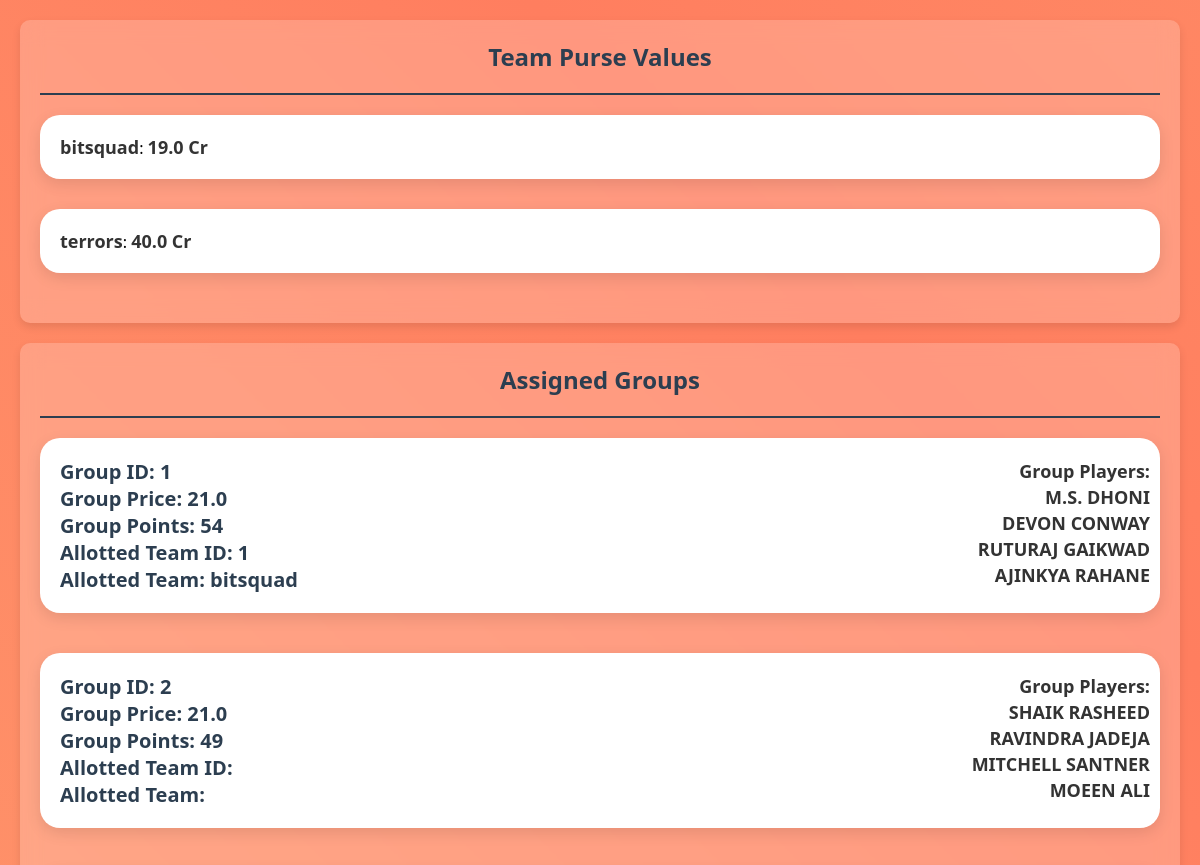
Page /groups/ (signed in, upper part) on the earlier database version.
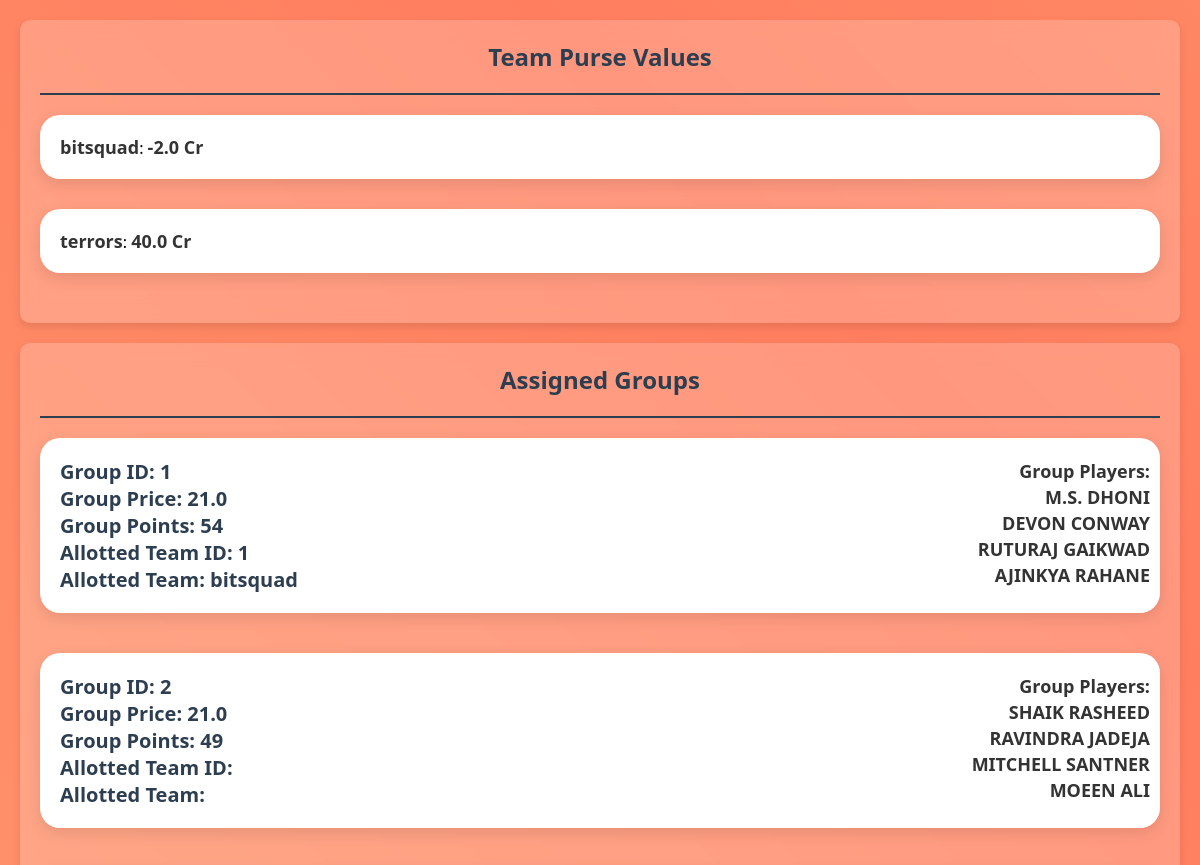
Same page on the later database version.
### Teams/models.py (models this page shows, shortened)
class Team(models.Model):
   team_id = models.IntegerField(primary_key=True)
   team_name = models.CharField(max_length=40, null=False)
   correct_answers = models.IntegerField(default=0)  # Incremental Logic in VIEWS [To be Implemented]
   purse_value = models.FloatField(default=40)  # Calculation Logic in VIEWS [To be Implemented]
   points_scored = models.IntegerField(default=0)

### Teams/views.py (the view)
# urls.py: path('groups/', group_list, name='group_list'),
@staff_member_required
def group_list(request):
    teams = Team.objects.all()
    groups = Group.objects.all()
    for group in groups:
        group_stats = Stat.objects.filter(player__group=group)
        total_points = group_stats.aggregate(
            total_points=Sum('fielding') + Sum('bowling') + Sum('batting')
        )['total_points'] or 0  # Ensure 0 if no stats found
        group.group_points = total_points
        group.save()
    previous_assignment = request.session.get('existing_assignments', [])
    existing_assignments = set(group.group_id for group in groups if group.alloted_team_id is not None)
    for group in groups:
        if group.group_id in existing_assignments and group.group_id not in previous_assignment:
            team = Team.objects.get(team_id=group.alloted_team_id)
            team.purse_value -= group.group_price
            team.save()
    request.session['existing_assignments'] = list(existing_assignments)
    context = {
        'teams': teams,
        'groups': groups,
    }
    return render(request, 'group_list.html', context)

### Teams/templates/Teams/group_list.html (shortened to what this page needs)
{% load static %}
<!DOCTYPE html>
<html lang="en">
<head>
    <link rel="stylesheet" href="{% static 'Teams/group_list.css' %}">
</head>
<body>
    <div class="container">
        <div class="team-purse-container">
            <h2>Team Purse Values</h2>
            <ul>
                {% for team in teams %}
                <li>
                    <span class="team-name">{{ team.team_name }}</span>: <span class="amount-value">{{ team.purse_value }} Cr</span>
                </li>
                {% endfor %}
            </ul>
        </div>
        <div class="assigned-group-container">
            <h2>Assigned Groups</h2>
            <ul>
                {% for group in groups %}
                <li class="group-container">
                    <div class="group-info">
                        <form action="{% url 'group_list' %}" method="post">
                            Group ID: {{ group.group_id }}<br>
                            Group Price: {{ group.group_price }}<br>
                            Group Points: {{ group.group_points }}<br>
                            Allotted Team ID: {{ group.alloted_team.team_id }}<br>
                            Allotted Team: {{ group.alloted_team.team_name }}
                        </form>
                    </div>
                    <div class="player-names">
                        <p>Group Players:</p>
                        {% for player in group.players.all %}
                        <p>{{ player.player_name }}</p>
                        {% endfor %}
                    </div>
                </li>
                {% endfor %}
            </ul>
        </div>
    </div>
</body>
</html>

Differences in the rows shown:
changed Team "bitsquad": purse_value "19.0" → "-2.0"
